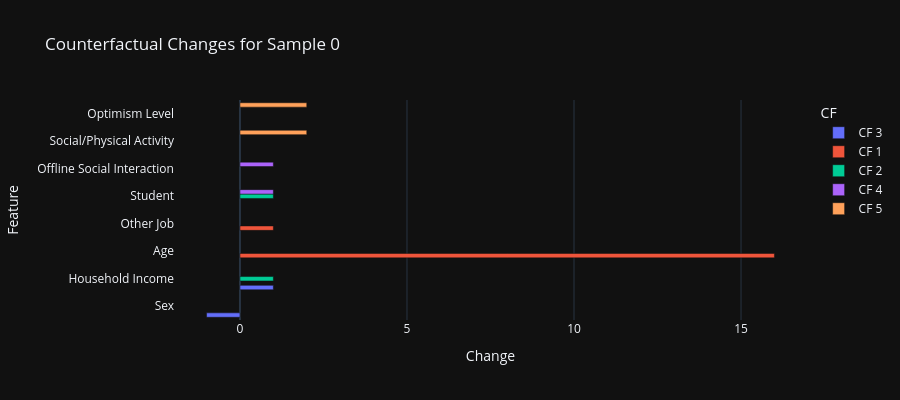

Notebook source saved alongside this figure:
### Code cell
# Save single-sample CF plot
fig, ax = plt.subplots(figsize=(12, 6))
if cf_df is not None and len(cf_df) > 0:
    changes_data = []
    for feat in features_LSNS:
        orig_val = original[feat]
        for cf_idx, (_, cf_row) in enumerate(cf_df.iterrows()):
            cf_val = cf_row[feat]
            if abs(cf_val - orig_val) > 0.01:
                changes_data.append({
                    "Feature": get_display_name(feat),
                    "CF": f"CF {cf_idx+1}",
                    "Change": cf_val - orig_val
                })
    if changes_data:
        changes_plot_df = pd.DataFrame(changes_data)
        fig = px.bar(changes_plot_df, x="Change", y="Feature", color="CF",
                     orientation="h", barmode="group",
                     title=f"Counterfactual Changes for Sample {sample_idx}")
        fig.update_layout(height=max(400, len(changes_plot_df["Feature"].unique()) * 30))
        fig.write_image(f"plots/counterfactuals/cf_sample_{sample_idx}.png", scale=2)
        fig.show()
        print(f"Saved: plots/counterfactuals/cf_sample_{sample_idx}.png")

### Figure 1 — Plotly figure (JSON) as saved in the notebook; plotly's stock layout.template omitted (floating-point values rounded to 4 significant figures)
{"data": [{"alignmentgroup": "True", "hovertemplate": "CF=CF 3<br>Change=%{x}<br>Feature=%{y}<extra></extra>", "legendgroup": "CF 3", "marker": {"color": "#636efa", "pattern": {"shape": ""}}, "name": "CF 3", "offsetgroup": "CF 3", "orientation": "h", "showlegend": true, "textposition": "auto", "x": [-1, 1], "xaxis": "x", "y": ["Sex", "Household Income"], "yaxis": "y", "type": "bar"}, {"alignmentgroup": "True", "hovertemplate": "CF=CF 1<br>Change=%{x}<br>Feature=%{y}<extra></extra>", "legendgroup": "CF 1", "marker": {"color": "#EF553B", "pattern": {"shape": ""}}, "name": "CF 1", "offsetgroup": "CF 1", "orientation": "h", "showlegend": true, "textposition": "auto", "x": [16, 1], "xaxis": "x", "y": ["Age", "Other Job"], "yaxis": "y", "type": "bar"}, {"alignmentgroup": "True", "hovertemplate": "CF=CF 2<br>Change=%{x}<br>Feature=%{y}<extra></extra>", "legendgroup": "CF 2", "marker": {"color": "#00cc96", "pattern": {"shape": ""}}, "name": "CF 2", "offsetgroup": "CF 2", "orientation": "h", "showlegend": true, "textposition": "auto", "x": [1, 1], "xaxis": "x", "y": ["Household Income", "Student"], "yaxis": "y", "type": "bar"}, {"alignmentgroup": "True", "hovertemplate": "CF=CF 4<br>Change=%{x}<br>Feature=%{y}<extra></extra>", "legendgroup": "CF 4", "marker": {"color": "#ab63fa", "pattern": {"shape": ""}}, "name": "CF 4", "offsetgroup": "CF 4", "orientation": "h", "showlegend": true, "textposition": "auto", "x": [1, 1], "xaxis": "x", "y": ["Student", "Offline Social Interaction"], "yaxis": "y", "type": "bar"}, {"alignmentgroup": "True", "hovertemplate": "CF=CF 5<br>Change=%{x}<br>Feature=%{y}<extra></extra>", "legendgroup": "CF 5", "marker": {"color": "#FFA15A", "pattern": {"shape": ""}}, "name": "CF 5", "offsetgroup": "CF 5", "orientation": "h", "showlegend": true, "textposition": "auto", "x": [2, 2], "xaxis": "x", "y": ["Social/Physical Activity", "Optimism Level"], "yaxis": "y", "type": "bar"}], "layout": {"xaxis": {"anchor": "y", "domain": [0.0, 1.0], "title": {"text": "Change"}}, "yaxis": {"anchor": "x", "domain": [0.0, 1.0], "title": {"text": "Feature"}}, "legend": {"title": {"text": "CF"}, "tracegroupgap": 0}, "title": {"text": "Counterfactual Changes for Sample 0"}, "barmode": "group", "height": 400}}
